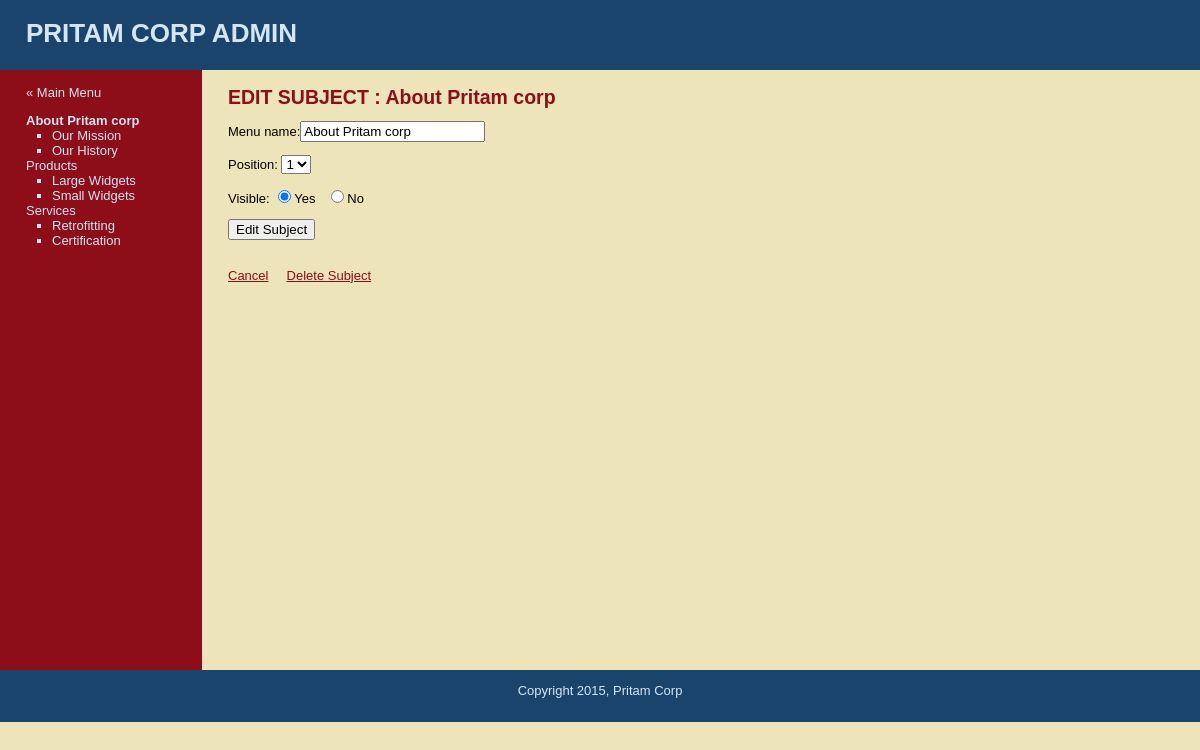
Screenshot of /edit_subject.php?subject=1 (signed in) with the database file from the repository.
### tables this page shows
CREATE TABLE `subjects` (
  `id` int(10) NOT NULL AUTO_INCREMENT,
  `menu_name` varchar(30) NOT NULL,
  `position` int(3) NOT NULL,
  `visible` tinyint(1) NOT NULL,
  PRIMARY KEY (`id`)
);

CREATE TABLE `pages` (
  `id` int(11) NOT NULL AUTO_INCREMENT,
  `subject_id` int(10) NOT NULL,
  `menu_name` varchar(30) NOT NULL,
  `position` int(3) NOT NULL,
  `visible` tinyint(1) DEFAULT NULL,
  `content` text,
  PRIMARY KEY (`id`),
  KEY `subject_id` (`subject_id`)
);

### public/edit_subject.php (the view, shortened to what this page needs)
<?php  require_once("../includes/db_connection.php"); ?>
<?php  require_once("../includes/functions.php"); ?>
<?php
	$current_subject = find_subject_by_id($_GET["subject"],false);
?>
<?php include("../includes/layouts/header.php"); ?>
<div id="main">
	<div id="navigation">
		<br />
		<a href="admin.php">&laquo; Main Menu</a>
		<br />
		<?php echo navigation($selected_subject_id,$selected_page_id); ?>
	</div>
	<div id="page">
		<h2>EDIT SUBJECT : <?php echo $current_subject["menu_name"]; ?></h2>
		<form action="edit_subject.php?subject=<?php echo urlencode($current_subject['id']) ?>" method="post">
			<p>Menu name:<input type="text" name="menu_name" value="<?php echo htmlentities($current_subject['menu_name']) ?>"></p>
			<p>Position:
			<select name="position">
				<?php
					$subject_set = find_all_subjects(false);
					$subject_count = mysqli_num_rows($subject_set);
					for ($i=1; $i<=$subject_count; $i++)
					{
						echo "<option value=\"{$i}\" ";
						if($i == $current_subject["position"])
							echo "selected";
						echo " >{$i}</option>";
					}
				?>
			</select>
			</p>
			<p>Visible:
				<input type="radio" name="visible" value="1" <?php if($current_subject["visible"]==1) echo "checked" ?>/>Yes
				&nbsp;
				<input type="radio" name="visible" value="0" <?php if($current_subject["visible"]==0) echo "checked" ?>/>No
			</p>
			<input type="submit" name="submit" value="Edit Subject"/>
		</form>
		<br />
		<a href="manage_content.php">Cancel</a>
		<a href="delete_subject.php?subject=<?php echo urlencode($current_subject['id']) ?>" onclick="return confirm('Are you sure?')">Delete Subject</a>
	</div>
</div>
<?php include("../includes/layouts/footer.php"); ?>

### includes/functions.php (shortened to what this page needs)
<?php
	function mysql_prep($string)
	{
		global $connection;
		$escape_string = mysqli_real_escape_string($connection,$string);
		return $escape_string;
	}
	function find_all_subjects($public=true)
	{
		global $connection;
		$query = "SELECT * FROM subjects ";
		$query .= "ORDER BY position ASC";
		$subject_set = mysqli_query($connection,$query);
		return $subject_set;
	}
	function find_subject_by_id($subject_id,$public=true)
	{
		global $connection;
		$safe_subject_id = mysql_prep($subject_id);
		$query = "SELECT * FROM subjects WHERE id = {$safe_subject_id}";
		$query .= " LIMIT 1";
		$result = mysqli_query($connection,$query);
		if($subject_details = mysqli_fetch_assoc($result))
			return $subject_details;
		else
			return null;
	}
	function find_pages_per_subject($subject_id,$public=true)
	{
		global $connection;
		$safe_subject_id = mysql_prep($subject_id);
		$query = "SELECT * FROM pages WHERE subject_id = {$safe_subject_id} ";
		$query .= " ORDER BY position ASC";
		$page_set = mysqli_query($connection,$query);
		return $page_set;
	}
	function navigation($subject_id,$page_id)
	{
		$subject_set = find_all_subjects(false);
		$output = "<ul class='subjects'>";
		while($subject = mysqli_fetch_assoc($subject_set))
		{
			$output .= "<li";
			if($subject_id == $subject['id'])
				$output .= " class='selected'";
			else
				$output .= ">" ;
			$output .= "<a href=\"manage_content.php?subject=";
			$output .= urlencode($subject['id']);
			$output .= "\">";
			$output .= htmlentities($subject['menu_name']);
			$output .= "</a>";
			$page_set = find_pages_per_subject($subject['id'],false);
			$output .= "<ul class=\"pages\">";
			while($page=mysqli_fetch_assoc($page_set))
			{
				$output .= "<li";
				if($page_id == $page['id'])
					$output .= " class=\"selected\"";
				else
					$output .= ">";
				$output .= "<a href=\"manage_content.php?page=";
				$output .= urlencode($page['id']);
				$output .= "\">";
				$output .= htmlentities($page['menu_name']);
				$output .= "</a></li>";
			}
			$output .= "</ul>";
			$output .= "</li>";
		}
		$output .= "</ul>";
		return $output;
	}
	function find_selected_page($public=true)
	{
		if(isset($_GET['subject']))
		{
			$selected_subject_id= $_GET['subject'];
			if($public)
				$selected_page_id =find_default_page_for_subject($selected_subject_id);
			else
				$selected_page_id =null;
		}
		elseif(isset($_GET['page']))
		{
			$selected_subject_id= null;
			$selected_page_id =$_GET['page'];
			$current_page = find_page_by_id($selected_page_id,true);
		}
		else
		{
			$selected_subject_id= null;
			$selected_page_id = null;
		}
	}
?>

### public/stylesheets/public.css (style rules this page uses)
html { height: auto; width: 100%; }
body { height: auto; width: 100%; margin: 0; padding: 0; border: 0 ; font-family: Verdana, Arial, Helvetica, sans-serif; font-size: 13px; line-height: 15px; background: #EEE4B9; }
a { color: #8D0D19; }
#main { height: 600px; width: 100%; margin: 0; padding: 0; background: #EEE4B9; }
#navigation { float: left; width: 150px; height: 100%; margin: 0; padding: 0 2em; color: #D4E6F4; background: #8D0D19; }
#navigation a { color: #D4E6F4; text-decoration: none; }
ul.subjects { margin: 1em 0; padding-left: 0; list-style: none; }
ul.pages { padding-left: 2em; list-style: square; font-weight: normal; }
.selected { font-weight: bold; }
#page { float: left; height: 100%; padding-left: 2em; vertical-align: top; background: #EEE4B9; }
#page h2 { color: #8D0D19; margin-top: 1em; }

### rows the page displays
subjects: value "About Pritam corp", menu_name "About Pritam corp", position "1", visible "☑"
pages: value "Our Mission"
pages: value "Our History"
subjects: value "Products"
pages: value "Large Widgets"
pages: value "Small Widgets"
subjects: value "Services"
pages: value "Retrofitting"
pages: value "Certification"
